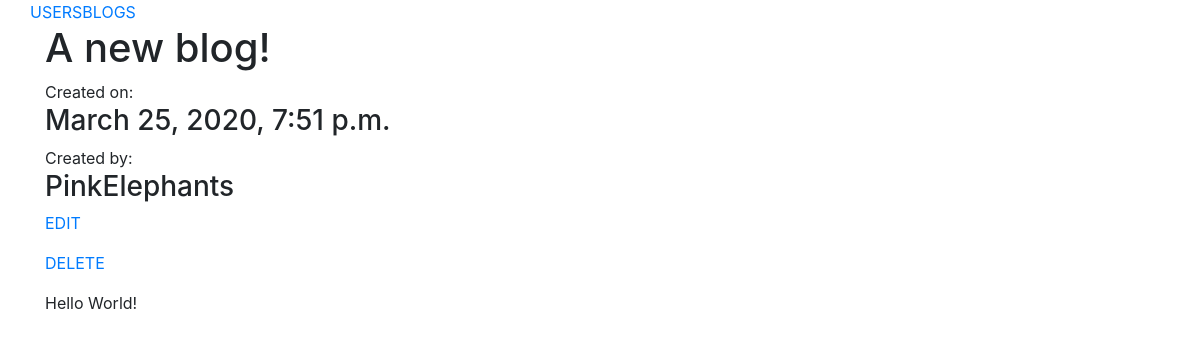
Screenshot of /blogs/6 with the database file from the repository.
### BlogApp/models.py (models this page shows)
class Blog(models.Model):
    Title = models.CharField(max_length=25)
    Text = models.TextField(max_length=150)
    Creator = models.ForeignKey(User, related_name="Blog_Entry", on_delete=models.CASCADE)
    updated_at = models.DateTimeField(auto_now=True)
    created_at = models.DateTimeField(auto_now_add=True)

class User(models.Model):
    Username = models.CharField(max_length = 35)
    updated_at = models.DateTimeField(auto_now=True)
    created_at = models.DateTimeField(auto_now_add=True)

### BlogApp/views.py (the view)
# urls.py: path('blogs/<int:blog_id>', views.one_blog),
def one_blog(request, blog_id):
    context = {
        "pineapple": Blog.objects.get(id = blog_id)
    }
    return render(request, "view_blog.html", context)

### BlogApp/templates/view_blog.html
{% extends "base.html" %}
{% block content %}
        <div class="row">
            <div class="col">
                <h1>{{ pineapple.Title }}</h1>
                Created on: <h3>{{ pineapple.created_at }}</h3>
                Created by: <h3>{{ pineapple.Creator.Username }}</h3>
                <p><a href = "/blogs/edit/{{pineapple.id}}">EDIT</a></p>
                <p><a href="/delete_blog/{{pineapple.id}}">DELETE</a></p>
                {{ pineapple.Text }}
            </div>
        </div>
{% endblock %}

### rows the page displays
Blog: Title "A new blog!", created_at "March 25, 2020, 7:51 p.m.", Creator.Username "PinkElephants", Text "Hello World!"
